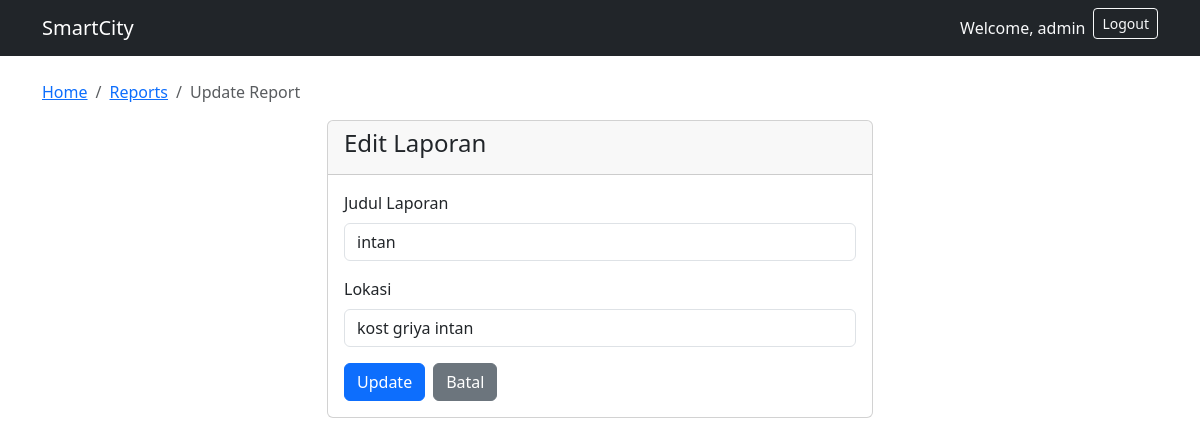
The app's page /main/update/3/ (signed in) with its own data.
### usermanagement_24782077/models.py (models this page shows, shortened)
class User(AbstractUser):
    is_admin = models.BooleanField(default=False)
    is_member = models.BooleanField(default=True)

### main_app/models.py (models this page shows, shortened)
class Report(models.Model):
    STATUS_CHOICES = [
        ('REPORTED', 'REPORTED'),
        ('VERIFIED', 'VERIFIED'),
        ('IN_PROGRESS', 'IN_PROGRESS'),
        ('RESOLVED', 'RESOLVED'),
    ]
    title = models.CharField(max_length=100)
    location = models.CharField(max_length=100)
    status = models.CharField(max_length=20, choices=STATUS_CHOICES)

### main_app/views.py (the view)
    def wrapper(request, *args, **kwargs):
        if not request.user.is_authenticated:
            messages.error(request, "Silakan login terlebih dahulu.")
            return redirect('login')
        if not request.user.is_admin:
            messages.error(request, "Akses Ditolak! Hanya Admin yang dapat mengakses fitur ini.")
            return redirect('main_app:reports_list')
        return view_func(request, *args, **kwargs)

### main_app/views.py (called while the page is built)
def admin_required(view_func):
    def wrapper(request, *args, **kwargs):
        if not request.user.is_authenticated:
            messages.error(request, "Silakan login terlebih dahulu.")
            return redirect('login')
        if not request.user.is_admin:
            messages.error(request, "Akses Ditolak! Hanya Admin yang dapat mengakses fitur ini.")
            return redirect('main_app:reports_list')
        return view_func(request, *args, **kwargs)
    return wrapper

@admin_required
def update_report(request, report_id):
    report = get_object_or_404(Report, id=report_id)
    if request.method == 'POST':
        report.title = request.POST.get('title')
        report.location = request.POST.get('location')
        report.save()
        messages.success(request, "Data laporan berhasil diubah.")
        return redirect('main_app:reports_list')
    return render(request, 'update_report.html', {'report': report})

### templates/update_report.html (shortened to what this page needs)
{% extends 'base.html' %}
{% block content %}
<nav aria-label="breadcrumb">
  <ol class="breadcrumb">
    <li class="breadcrumb-item"><a href="/">Home</a></li>
    <li class="breadcrumb-item"><a href="{% url 'main_app:reports_list' %}">Reports</a></li>
    <li class="breadcrumb-item active">Update Report</li>
  </ol>
</nav>
<div class="row justify-content-center">
    <div class="col-md-6">
        <div class="card">
            <div class="card-header">
                <h4> Edit Laporan</h4>
            </div>
            <div class="card-body">
                <form method="post">
                    <div class="mb-3">
                        <label for="id_title" class="form-label">Judul Laporan</label>
                        <input type="text" name="title" id="id_title" class="form-control" value="{{ report.title }}" required>
                    </div>
                    <div class="mb-3">
                        <label for="id_location" class="form-label">Lokasi</label>
                        <input type="text" name="location" id="id_location" class="form-control" value="{{ report.location }}" required>
                    </div>
                    <div class="d-flex gap-2">
                        <button type="submit" class="btn btn-primary">Update</button>
                        <a href="{% url 'main_app:reports_list' %}" class="btn btn-secondary">Batal</a>
                    </div>
                </form>
            </div>
        </div>
    </div>
</div>
{% endblock %}

### templates/base.html (shortened to what this page needs)
<!DOCTYPE html>
<html lang="en">
<head>
    <link href="https://cdn.jsdelivr.net/npm/bootstrap@5.3.0/dist/css/bootstrap.min.css" rel="stylesheet">
</head>
<body>
    <nav class="navbar navbar-expand-lg navbar-dark bg-dark">
        <div class="container">
            <a class="navbar-brand" href="#">SmartCity</a>
            <div class="navbar-nav ms-auto">
                {% if user.is_authenticated %}
                    <span class="nav-link text-light">Welcome, {{ user.username }}</span>
                    <form action="{% url 'logout' %}" method="post" class="d-inline">
                        <button type="submit" class="btn btn-outline-light btn-sm">Logout</button>
                    </form>
                {% else %}
                    <a class="nav-link" href="{% url 'login' %}">Login</a>
                    <a class="nav-link" href="{% url 'register' %}">Register</a>
                {% endif %}
            </div>
        </div>
    </nav>
    <div class="container mt-4">
        {% block content %}{% endblock %}
    </div>
</body>
</html>

### records on screen
User: username "admin"
Report: title "intan", location "kost griya intan"
